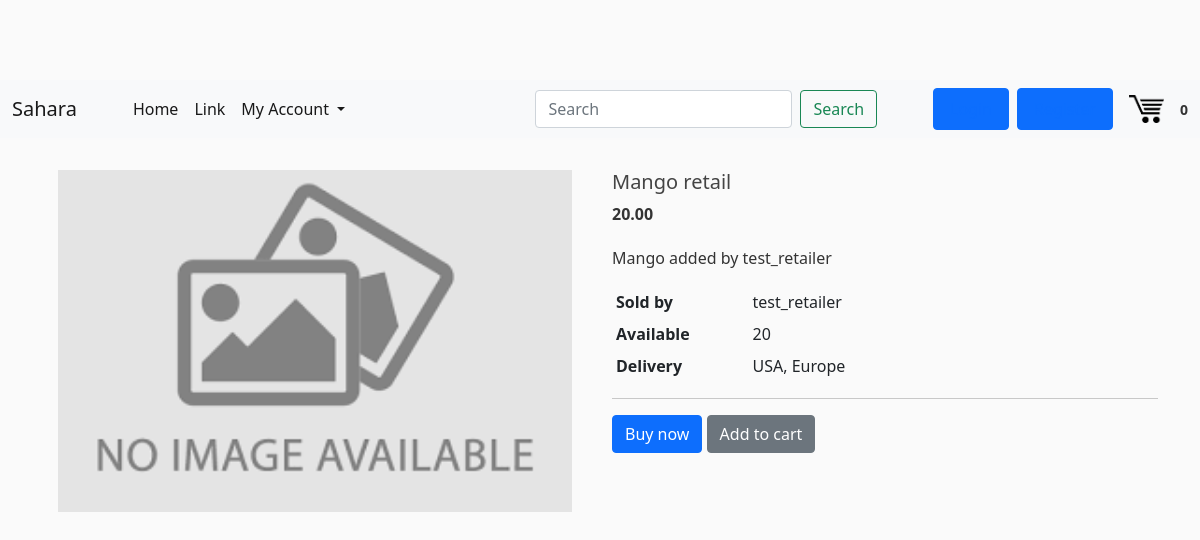
Page /product/7/ on the committed database.
### core/models.py (models this page shows, shortened)
class Product(models.Model):
    seller = models.ForeignKey(User, on_delete = models.CASCADE, related_name="seller")
    date_posted = models.DateTimeField(auto_now_add=True)
    stock = models.PositiveIntegerField(default=0)
    title = models.CharField(max_length=255)
    content = models.TextField(blank=True, null=True)
    img = models.ImageField(default = "default.png", upload_to = "product_imgs/", blank=True, null=True)
    rating = models.DecimalField(max_digits=3, decimal_places=2, default=0.00, validators=[MinValueValidator(Decimal('0.00'))])
    tags = models.CharField(
        max_length = 20,
        choices = CAT_CHOICES,
        default = 'vegetables',
    )
    measurment_unit = models.CharField(
        max_length = 5,
        choices = UNIT_CHOICES,
        default = 'kg',
    )
    price_per_unit = models.DecimalField(max_digits=20, decimal_places=2, validators=[MinValueValidator(Decimal('0.00'))])

### core/views.py (the view)
# urls.py: path('product/<int:pk>/', ProductDetailView.as_view(), name='prod-detail'),
class ProductDetailView(DetailView):
    model = Product

### core/templates/core/product_detail.html (shortened to what this page needs)
{% extends "core/base.html" %}
{% block content %}
<section class="mb-5" style="margin-top: 2em;">
  <div class="row">
    <div class="col-md-6 mb-4 mb-md-0">
      <div class="mdb-lightbox">
        <div class="row product-gallery mx-1">
          <div class="col-12 mb-0">
            <figure class="view overlay rounded z-depth-1 main-img">
              <a href="https://mdbootstrap.com/img/Photos/Horizontal/E-commerce/Vertical/15a.jpg"
                data-size="710x823">
                <img src="{{ object.img.url }}"
                  class="img-fluid z-depth-1" width="710" height="823">
              </a>
            </figure>
          </div>
        </div>
      </div>
    </div>
    <div class="col-md-6">
      <h5>{{ object.title }}</h5>
      <p><span class="mr-1"><strong>{{ object.price_per_unit }}</strong></span></p>
      <p class="pt-1">{{ object.content }}</p>
      <div class="table-responsive">
        <table class="table table-sm table-borderless mb-0">
          <tbody>
            <tr>
              <th class="pl-0 w-25" scope="row"><strong>Sold by </strong></th>
              <td>{{ object.seller }}</td>
            </tr>
            <tr>
              <th class="pl-0 w-25" scope="row"><strong>Available</strong></th>
              <td>{{ object.stock }}</td>
            </tr>
            <tr>
              <th class="pl-0 w-25" scope="row"><strong>Delivery</strong></th>
              <td>USA, Europe</td>
            </tr>
          </tbody>
        </table>
      </div>
      <hr>
      <button type="button" class="btn btn-primary btn-md mr-1 mb-2">Buy now</button>
      <button type="button" class="btn btn-secondary btn-md mr-1 mb-2">Add to cart</button>
    </div>
  </div>
</section>
    {% endblock content %}

### core/static/core/css/main.css (style rules this page uses)
body { background: #fafafa; color: #333333; margin-top: 5rem; }
h1, h2, h3, h4, h5, h6 { color: #444444; }

### rows in the picture
Product: img (placeholder picture), title "Mango retail", price_per_unit "20.00", content "Mango added by test_retailer", seller "test_retailer", stock "20"
